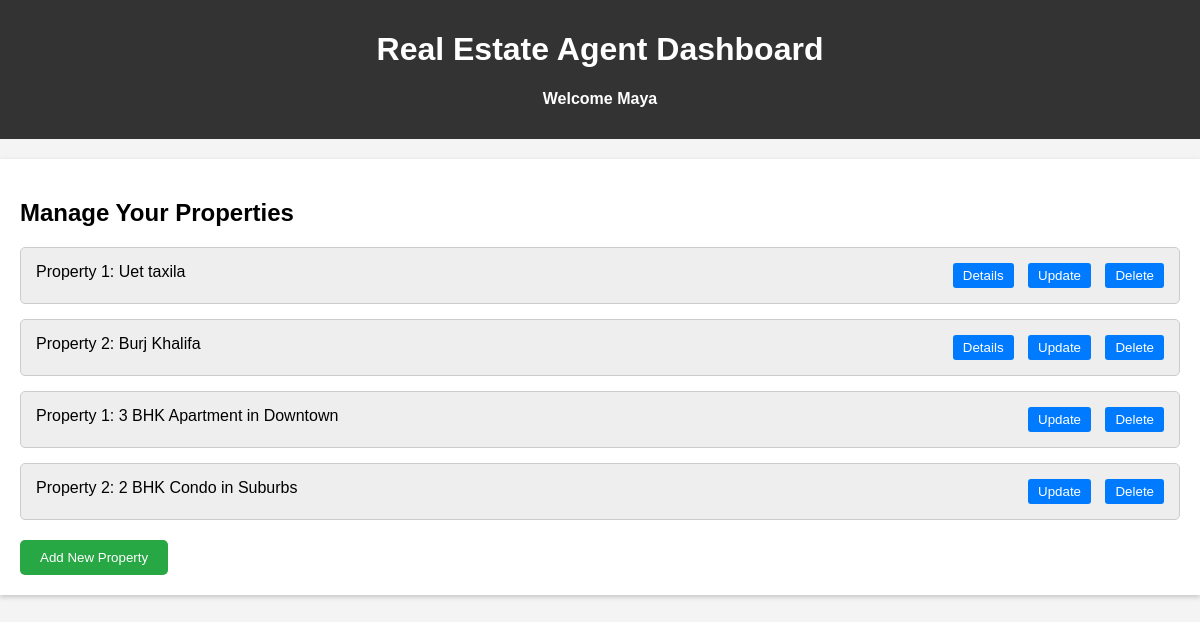
/dashboard/ (signed in), run on an earlier commit of the app's database.
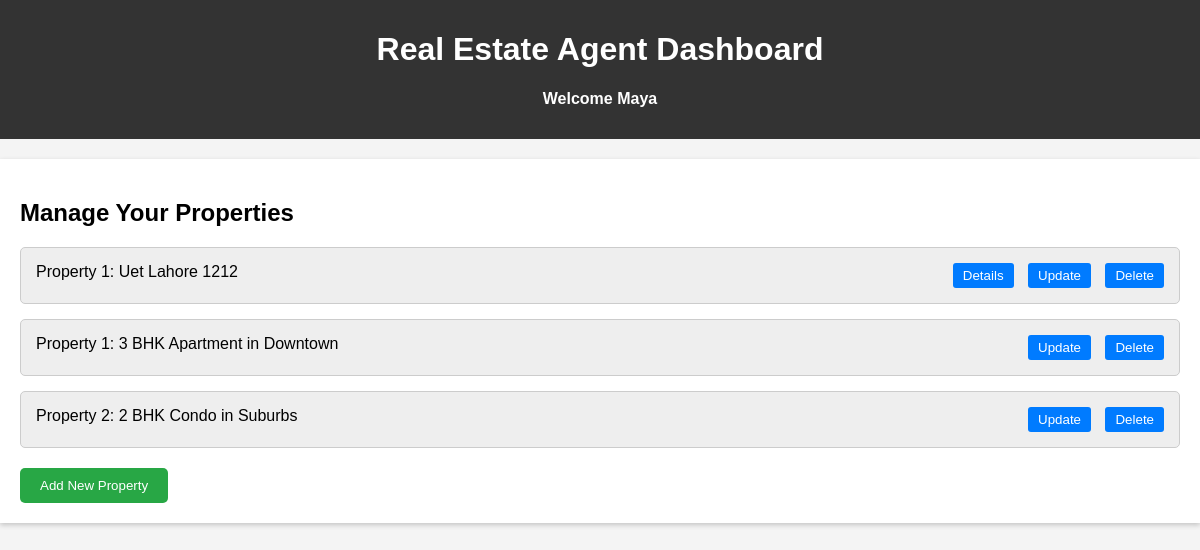
And on a later commit of the database.
### property/models.py (models this page shows, shortened)
class Property(models.Model):
    PROPERTY_TYPE_CHOICES = [
        ('residential', 'Residential'),
        ('commercial', 'Commercial'),
    ]
    FACILITY_CHOICES = [
        ('villa', 'Villa'),
        ('compound', 'Compound'),
        ('apartment', 'Apartment'),
        ('hotel_apartment', 'Hotel Apartment'),
        ('duplex', 'Duplex'),
    ]
    FACILITIES = [
        ('central_ac', 'Central A/C'),
        ('maids_room', "Maids Room"),
        ('balcony', "Balcony"),
        ('shared_pool', "Shared Pool"),
        ('shared_spa', "Shared Spa"),
        ('shared_gym', "Shared Gym"),
        ('concierge_service', "Concierge Service"),
        ('covered_parking', "Covered Parking"),
        ('view_of_water', "View of Water"),
        ('view_of_landmark', "View of Landmark"),
        ('pets_allowed', "Pets Allowed"),
        ('study', "Study"),
        ('private_garden', "Private Garden"),
        ('private_pool', "Private Pool"),
        ('private_gym', "Private Gym"),
        ('private_jacuzzi', "Private Jacuzzi"),
        ('built_in_wardrobes', "Built in Wardrobes"),
        ('walk_in_closet', "Walk-in Closet"),
        ('built_in_kitchen_appliances', "Built in Kitchen Appliances"),
        ('maid_service', "Maid Service"),
        ('childrens_play_area', "Children's Play Area"),
        ('childrens_pool', "Children's Pool"),
        ('barbecue_area', "Barbecue Area"),
    ]
    title = models.CharField(max_length=200)
    description = models.TextField()
    price = models.DecimalField(max_digits=10, decimal_places=2)
    location = models.CharField(max_length=100)
    property_type = models.CharField(max_length=50, choices=PROPERTY_TYPE_CHOICES)
    facility_type = models.CharField(max_length=50, choices=FACILITY_CHOICES)
    size = models.DecimalField(max_digits=10, decimal_places=2, help_text="Size in square feet.")
    bedrooms = models.PositiveIntegerField()
    bathrooms = models.PositiveIntegerField()
    facilities = MultiSelectField(max_length=500,choices=FACILITIES, blank=True, null=True)
    community = models.ForeignKey(Community, related_name="properties", on_delete=models.SET_NULL, null=True, blank=True)
    agent = models.ForeignKey(Agent, related_name="properties", on_delete=models.SET_NULL, null=True, blank=True)
    is_for_sale = models.BooleanField(default=False)
    is_for_rent = models.BooleanField(default=False)
    created_at = models.DateTimeField(auto_now_add=True)

### property/views.py (the view)
# urls.py: path('dashboard/', dashboard, name='dashboard'),
def dashboard(request):
    userReq = request.user
    if userReq.is_authenticated:
        if userReq.is_agent:
            agent = Agent.objects.get(user=userReq)
            print(agent)
            properties = agent.properties.all()
            return render(request, 'property/dashboard.html', {'properties': properties})
        else:
            return redirect('home')
    else:
        return redirect('login')
    return render(request, 'property/dashboard.html')

### property/models.py (called while the page is built)
    def __str__(self):
        return self.full_name

### property/templates/property/dashboard.html (shortened to what this page needs)
{% load static %}
<!DOCTYPE html>
<html lang="en">
<head>
    <link rel="stylesheet" href="{% static 'property/styles/dashboard.css' %}">
</head>
<body>
    <header>
        {% if user.is_authenticated %}
            <h1>Real Estate Agent Dashboard</h1>
            <h4>Welcome {{user.first_name}}</h4>
        {% else %}
            <h1>Property Finder</h1>
            <h4>Find your dream home</h4>
        {% endif %}
    </header>
    <div class="container">
        <div class="main-content">
            <h2>Manage Your Properties</h2>
            <ul class="property-list">
                {% for property in properties %}
                    <li class="property-item">
                        <span>Property {{property.id}}: {{property.title}}</span>
                        <div>
                            <a href="{% url 'property_detail' property.id %}"><button>Details</button></a>
                            <a href="{% url 'property_update' property.id %}"><button>Update</button></a>
                            <a href="{% url 'property_delete' property.id %}"><button>Delete</button></a>
                        </div>
                    </li>
                {% endfor %}
                <li class="property-item">
                    <span>Property 1: 3 BHK Apartment in Downtown</span>
                    <div>
                        <button onclick="updateProperty('1')">Update</button>
                        <button onclick="deleteProperty('1')">Delete</button>
                    </div>
                </li>
                <li class="property-item">
                    <span>Property 2: 2 BHK Condo in Suburbs</span>
                    <div>
                        <button onclick="updateProperty('2')">Update</button>
                        <button onclick="deleteProperty('2')">Delete</button>
                    </div>
                </li>
            </ul>
            <div class="actions">
                <a href="{% url 'property_create' %}"><button>Add New Property</button></a>
            </div>
        </div>
    </div>
</body>
</html>

What changed in the data, as far as the page shows it:
removed Property: id "2", title "Burj Khalifa"
changed Property id 1: title "Uet taxila" → "Uet Lahore 1212"
